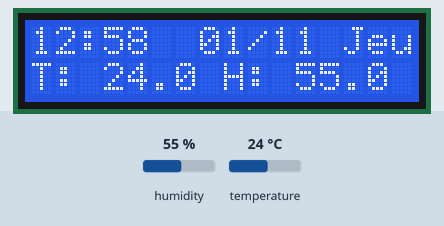
This sketch was run on a simulated Arduino Uno, built with avr-gcc and run on an emulated ATmega328P. On the bench: 16×2 character LCD. The inputs (shaded band) are chosen by the test bench; at power-on: humidity 55 %, temperature 24 °C. The local clock reads 2024-03-15 10:24:30 at power-on unless the sketch sets it.

Above: at 4.8 s.
4.9 s: humidity set to 22 %
At 6.6 s:
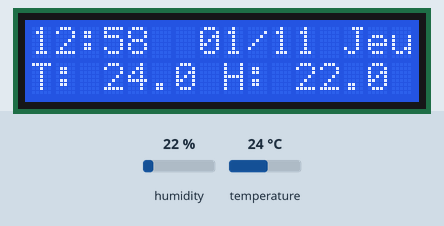
7.6 s: temperature set to 12 °C
At 8.7 s:
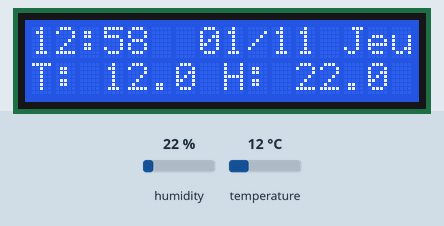
10.3 s: humidity set to 40 %
At 12.9 s:
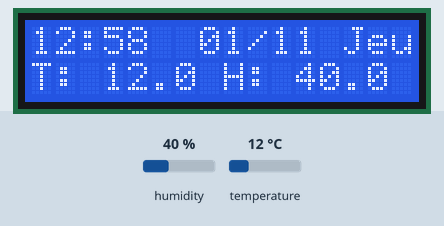
13.2 s: temperature set to 19 °C
At 15.2 s:
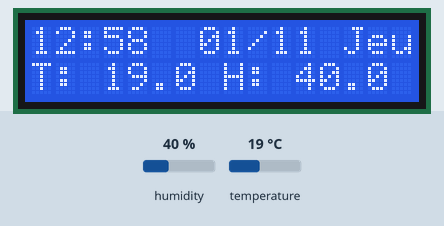
Timing chart, 0 to 16.7 s (numbered marks = the images above; inputs shaded):
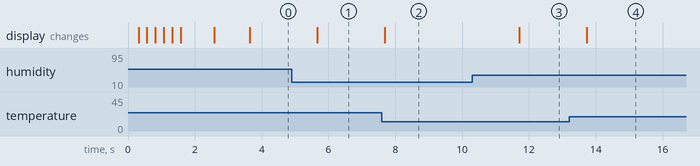

Measured:
- after the input at 4.9 s, the display: changes after 0.76 s (image 1)
- after the input at 7.6 s, the display: changes after 0.08 s (image 2)
- after the input at 10.3 s, the display: changes after 1.4 s (image 3)
- after the input at 13.2 s, the display: changes after 0.53 s (image 4)

The sketch:

StationMeteo.ino
```cpp
/*
 *  Affiche l'heure, la date, la température et l'humidité sur un écran LCD
 *  Utilise un écran LCD en liaison série I2C, une horloge RTC SparkFunDS3234RTC, en liaison série SPI,
 *  et qui garde l'heure et la date même si on débranche l'arduino (pile 1225).
 *  Utilise un capteur numérique DHT22 pour la température et l'humidité.
 *
 *  On ne peut pas utiliser une interruption pour afficher l'heure et la température/humidité indépendamment
 *  parce que la librairie "LiquidCrystal_I2C" ne supporte pas le multi-threading (i.e. plusieurs threads en parallèle)
 *
 *  ELB - laurent.benaroya@gmail.com - 20/10/2018
 */

/******************************************************************************
DS3234_RTC_Demo.ino
Jim Lindblom @ SparkFun Electronics
original creation date: October 2, 2016
https://github.com/sparkfun/SparkFun_DS3234_RTC_Arduino_Library

Configures, sets, and reads from the DS3234 real-time clock (RTC).

Resources:
SPI.h - Arduino SPI Library

Development environment specifics:
Arduino 1.6.8
SparkFun RedBoard
SparkFun Real Time Clock Module (v14)
*****************************************************************************/
/*-----( Import needed libraries )-----*/
#include <SPI.h>
#include <SparkFunDS3234RTC.h>
#include "DHT.h"
#include <Wire.h>  // Comes with Arduino IDE
/* Get the LCD I2C Library here:
 https://bitbucket.org/fmalpartida/new-liquidcrystal/downloads
 Move any other LCD libraries to another folder or delete them
 See Library "Docs" folder for possible commands etc.
 */
#include <LiquidCrystal_I2C.h>

/*-----( Declare Constants )-----*/
/*-----( Declare objects )-----*/
/* set the LCD address to 0x27 for a 16 chars 2 line display
 A FEW use address 0x3F
 Set the pins on the I2C chip used for LCD connections:
                    addr, en,rw,rs,d4,d5,d6,d7,bl,blpol
*/
LiquidCrystal_I2C lcd(0x27, 2, 1, 0, 4, 5, 6, 7, 3, POSITIVE);  // Set the LCD I2C address
char stringT[16] = {'\0'};
char stringH[16];

/*
 *  RTC
 * Comment out the line below if you want date printed before month.
 E.g. October 31, 2016: 10/31/16 vs. 31/10/16
 */
//#define PRINT_USA_DATE

float h,t;
int lastSecond = -1;

#define DHTPIN 3     // what digital pin we're connected to (DHT22)

// Uncomment whatever type you're using!
//#define DHTTYPE DHT11   // DHT 11
#define DHTTYPE DHT22   // DHT 22  (AM2302), AM2321
//#define DHTTYPE DHT21   // DHT 21 (AM2301)

/* Connect pin 1 (on the left) of the sensor to +5V
 NOTE: If using a board with 3.3V logic like an Arduino Due connect pin 1
 to 3.3V instead of 5V!
 Connect pin 2 of the sensor to whatever your DHTPIN is
 Connect pin 4 (on the right) of the sensor to GROUND
 Connect a 10K resistor from pin 2 (data) to pin 1 (power) of the sensor
*/
/* Initialize DHT sensor.
 Note that older versions of this library took an optional third parameter to
 tweak the timings for faster processors.  This parameter is no longer needed
 as the current DHT reading algorithm adjusts itself to work on faster procs.
 */
DHT dht(DHTPIN, DHTTYPE);

//////////////////////////////////
// Configurable Pin Definitions //
//////////////////////////////////
#define DS13074_CS_PIN 10 // DeadOn RTC Chip-select pin
//#define INTERRUPT_PIN 2 // DeadOn RTC SQW/interrupt pin (optional)
static const char *dayIntToStr3[7] {
  "Dim",
  "Lun",
  "Mar",
  "Mer",
  "Jeu",
  "Ven",
  "Sam"
};

void setup()
{
  // Use the serial monitor to view time/date output
  Serial.begin(9600);

  /////////
  // DHT //
  /////////

  dht.begin();

  // Call rtc.begin([cs]) to initialize the library
  // The chip-select pin should be sent as the only parameter
  rtc.begin(DS13074_CS_PIN);
  //rtc.set12Hour(); // Use rtc.set12Hour to set to 12-hour mode

  // Now set the time...
  // You can use the autoTime() function to set the RTC's clock and
  // date to the compiler's predefined time. (It'll be a few seconds
  // behind, but close!)

  /* This hardware works as described. However, the Arduino IDE sets
   *  the time to the time that the Arduino IDE was launched, and not to the compile time
   *  when using the rtc.autoTime() library function.
   *  As long as you realize this and employ an adequate work-around
   *  (either set the time by other methods or quit/re-launch the IDE before compiling and uploading),
   *  then you should not experience any issues. The device itself works great.
   */
  //rtc.autoTime();
  /* Or you can use the rtc.setTime(s, m, h, day, date, month, year)
  function to explicitly set the time:
  e.g. 7:32:16 | Monday October 31, 2016:
  */

  //////////////////////////////////////////////////////////////
  //////////////////////////////////////////////////////////////
  rtc.setTime(0, 58, 12, 5, 1, 11, 18);    // manually set time
  //////////////////////////////////////////////////////////////
  //////////////////////////////////////////////////////////////


  // Update time/date values, so we can set alarms
  rtc.update();


  /////////
  // LCD //
  /////////
  lcd.begin(16,2);   // initialize the lcd for 16 chars 2 lines, turn on backlight

// ------- Quick 3 blinks of backlight  -------------
  for(int i = 0; i< 3; i++)
  {
    lcd.backlight();
    delay(250);
    lcd.noBacklight();
    delay(250);
  }
  lcd.backlight(); // finish with backlight on

//-------- Write characters on the display ------------------
// NOTE: Cursor Position: (CHAR, LINE) start at 0
  lcd.setCursor(0,0); //Start at character 0 on line 0
  lcd.print("Temperature");
  delay(1000);
  lcd.setCursor(0,1);
  lcd.print("Begin");
  delay(1000);
  lcd.clear();

  lcd.setCursor(0,1);
  lcd.print("T:");
  lcd.setCursor(8,1);
  lcd.print("H:");

  printTimeLCD(true); // Print the time
}


void loop()
{
  static int8_t lastSecond = -1;

  // Call rtc.update() to update all rtc.seconds(), rtc.minutes(),
  // etc. return functions.
  rtc.update();

  if (rtc.second() != ((lastSecond+20) % 60)) // 20 seconds
  {
    ///// display on LCD

    ///// DHT
    // Read temperature as Celsius (the default)
    t = dht.readTemperature();
    dtostrf(t, 2+1+1, 1, stringT);

    // read humitdity (DTH 22)
    h = dht.readHumidity();
    dtostrf(h, 2+1+1, 1, stringH);


    // print temperature and humidity
    // display temperature
    lcd.setCursor(0+3,1);
    lcd.print(stringT);

    // display humidity
    lcd.setCursor(8+3,1);
    lcd.print(stringH);


    ////// print time
    printTimeLCD(false); // Print the new time

    // Update lastSecond
    rtc.update();
    lastSecond = rtc.second();
  }

}

/*
void printTime()
{
  Serial.print(String(rtc.hour()) + ":"); // Print hour
  if (rtc.minute() < 10)
    Serial.print('0'); // Print leading '0' for minute
  Serial.print(String(rtc.minute()) + ":"); // Print minute
  if (rtc.second() < 10)
    Serial.print('0'); // Print leading '0' for second
  Serial.print(String(rtc.second())); // Print second

  if (rtc.is12Hour()) // If we're in 12-hour mode
  {
    // Use rtc.pm() to read the AM/PM state of the hour
    if (rtc.pm()) Serial.print(" PM"); // Returns true if PM
    else Serial.print(" AM");
  }

  Serial.print(" | ");

  // Few options for printing the day, pick one:
  Serial.print(rtc.dayStr()); // Print day string
  //Serial.print(rtc.dayC()); // Print day character
  //Serial.print(rtc.day()); // Print day integer (1-7, Sun-Sat)
  Serial.print(" - ");
#ifdef PRINT_USA_DATE
  Serial.print(String(rtc.month()) + "/" +   // Print month
                 String(rtc.date()) + "/");  // Print date
#else
  Serial.print(String(rtc.date()) + "/" +    // (or) print date
                 String(rtc.month()) + "/"); // Print month
#endif
  Serial.println(String(rtc.year()));        // Print year
}

*/


void printTimeLCD(bool bdate)
{
  // print time on LCD screen
  rtc.update();
  lcd.setCursor(0,0);  // Print hour
  uint8_t hh = rtc.hour();
  if (hh < 10)
    lcd.print("0");
  lcd.print(String(hh));
  lcd.print(":");

  // Print minute
  uint8_t mm = rtc.minute();
  if ( mm < 10)
    lcd.print("0");
  lcd.print(String(mm));
  //lcd.print(":");

/*
  // Print second
  if (rtc.second() < 10)
    lcd.print("0");
  lcd.print(String(rtc.second()));
*/
  if ((hh == 0) || bdate) // update date
  {
    lcd.setCursor(7,0);
    uint8_t dd = rtc.getDate();
    if (dd < 10)
      lcd.print("0");
    lcd.print(String(dd));
    lcd.print("/");
    lcd.setCursor(10,0);
    uint8_t mo = rtc.getMonth();
    if (mo < 10)
      lcd.print("0");
    lcd.print(String(mo));

    lcd.setCursor(13,0);
    lcd.print(dayIntToStr3[rtc.getDay()-1]); // day substr
  }

}
```
